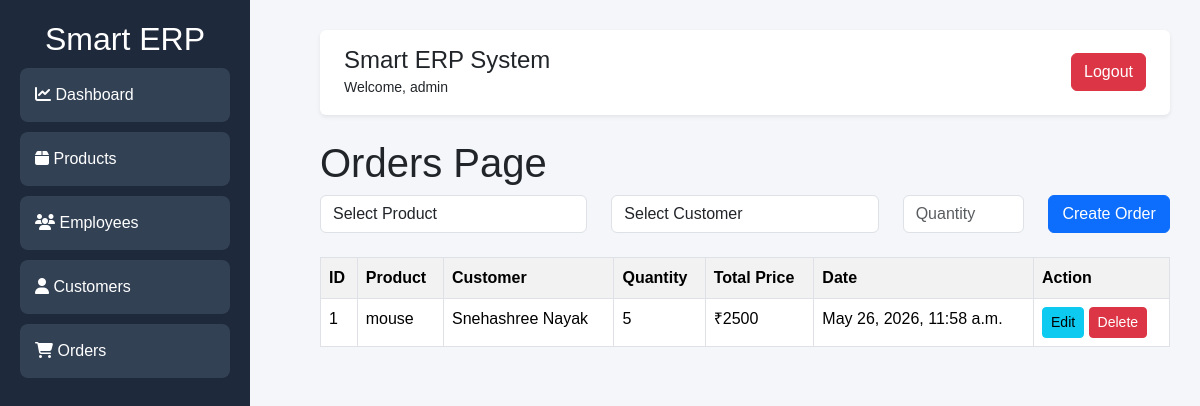
Screenshot of /orders/ (signed in) with the database file from the repository.
### dashboardapp/models.py (models this page shows, shortened)
class Order(models.Model):
    product = models.ForeignKey(
        Product,
        on_delete=models.CASCADE
    )
    customer = models.ForeignKey(
        Customer,
        on_delete=models.CASCADE
    )
    quantity = models.IntegerField()
    total_price = models.IntegerField()
    created_at = models.DateTimeField(auto_now_add=True)

class Product(models.Model):
    name = models.CharField(max_length=100)
    quantity = models.IntegerField()
    price = models.IntegerField()
    category = models.CharField(max_length=100)

class Customer(models.Model):
    name = models.CharField(max_length=100)
    email = models.EmailField()
    phone = models.CharField(max_length=15)
    city = models.CharField(max_length=100)

### dashboardapp/views.py (the view, shortened to what this page needs)
@login_required(login_url='/login/')
def orders(request):
    products = Product.objects.all()
    customers = Customer.objects.all()
    orders = Order.objects.all()
    return render(
        request,
        'orders.html',
        {
            'products': products,
            'customers': customers,
            'orders': orders
        }
    )

### dashboardapp/templates/orders.html (shortened to what this page needs)
{% extends 'base.html' %}
{% block content %}
<h1>Orders Page</h1>
<form method="POST" class="mb-4">
    <div class="row">
        <div class="col-md-4">
            <select
                name="product"
                class="form-control"
                required
            >
                <option value="">
                    Select Product
                </option>
            </select>
        </div>
        <div class="col-md-4">
            <select
                name="customer"
                class="form-control"
                required
            >
                <option value="">
                    Select Customer
                </option>
            </select>
        </div>
        <div class="col-md-2">
            <input
                type="number"
                name="quantity"
                placeholder="Quantity"
                class="form-control"
                required
            >
        </div>
        <div class="col-md-2">
            <button
                type="submit"
                class="btn btn-primary w-100"
            >
                Create Order
            </button>
        </div>
    </div>
</form>
<div class="table-responsive">
<table class="table table-bordered table-hover table-striped bg-white">
    <tr style="background:#1e293b;color:white;">
        <th>ID</th>
        <th>Product</th>
        <th>Customer</th>
        <th>Quantity</th>
        <th>Total Price</th>
        <th>Date</th>
        <th>Action</th>
    </tr>
    {% for order in orders %}
    <tr>
        <td>{{ order.id }}</td>
        <td>{{ order.product.name }}</td>
        <td>{{ order.customer.name }}</td>
        <td>{{ order.quantity }}</td>
        <td>₹{{ order.total_price }}</td>
        <td>{{ order.created_at }}</td>
        <td>
            <a
                href="/update-order/{{ order.id }}/"
                class="btn btn-info btn-sm"
            >
                Edit
            </a>
            <a
                href="/delete-order/{{ order.id }}/"
                class="btn btn-danger btn-sm"
            >
                Delete
            </a>
        </td>
    </tr>
    {% endfor %}
</table>
</div>
{% endblock %}

### dashboardapp/templates/base.html (shortened to what this page needs)
<!DOCTYPE html>
<html>
<head>
    <link
    href="https://cdn.jsdelivr.net/npm/bootstrap@5.3.3/dist/css/bootstrap.min.css"
    rel="stylesheet"
>
<link
    rel="stylesheet"
    href="https://cdnjs.cloudflare.com/ajax/libs/font-awesome/6.5.2/css/all.min.css"
>
</head>
<body>
    <div class="sidebar">
        <h2>Smart ERP</h2>
        <ul>
            <li>
    <a href="/">
        <i class="fa-solid fa-chart-line"></i>
        Dashboard
    </a>
</li>
<li>
    <a href="/products/">
        <i class="fa-solid fa-box"></i>
        Products
    </a>
</li>
<li>
    <a href="/employees/">
        <i class="fa-solid fa-users"></i>
        Employees
    </a>
</li>
<li>
    <a href="/customers/">
        <i class="fa-solid fa-user"></i>
        Customers
    </a>
</li>
<li>
    <a href="/orders/">
        <i class="fa-solid fa-cart-shopping"></i>
        Orders
    </a>
</li>
        </ul>
    </div>
    <div class="main">
        <nav class="navbar navbar-light bg-white shadow-sm rounded px-4 py-3 mb-4">
        <div>
               <h4 class="mb-0">
        Smart ERP System
    </h4>
    <small>
        Welcome,
        {{ request.user.username }}
    </small>
        </div>
        <div>
            <a
    href="/logout/"
    class="btn btn-danger"
>
    Logout
</a>
        </div>
    </nav>
        {% block content %}
        {% endblock %}
    </div>
</body>
</html>

### dashboardapp/templates/base.html (style rules this page uses)
body { margin:0; font-family:Arial; background:#f4f6f9; }
.sidebar { width:250px; height:100vh; background:#1e293b; color:white; position:fixed; padding:20px; }
.sidebar h2 { text-align:center; }
.sidebar ul { list-style:none; padding:0; }
.sidebar ul li { padding:15px; margin-top:10px; background:#334155; border-radius:8px; }
.main { margin-left:290px; padding:30px; }
a { color:white; text-decoration:none; display:block; }

### rows the page displays
Order: id "1", product.name "mouse", customer.name "Snehashree Nayak", quantity "5", total_price "2500", created_at "May 26, 2026, 11:58 a.m."

### other values shown
{{ request.user.username }} "admin"
